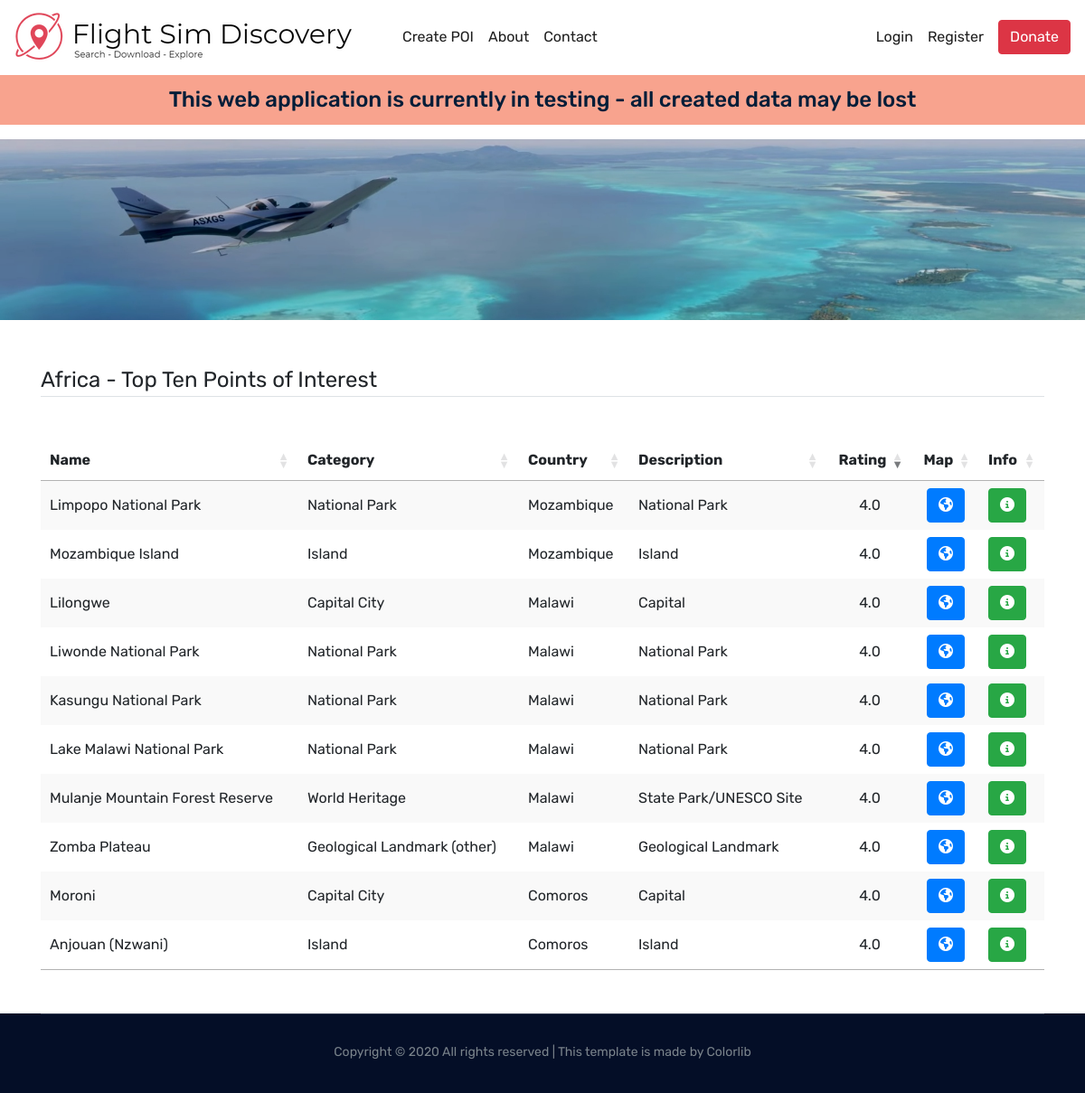
Screenshot of /topten_pois/Africa with the database file from the repository.
### flightsimdiscovery/models.py (models this page shows, shortened)
class Pois(db.Model):
    id = db.Column(db.Integer, primary_key=True)
    user_id = db.Column(db.Integer, db.ForeignKey('user.id'), nullable=False)
    name = db.Column(db.String(50), unique=True, nullable=False)
    latitude = db.Column(db.FLOAT, unique=False, nullable=False)
    longitude = db.Column(db.FLOAT, unique=False, nullable=False)
    region = db.Column(db.String(20), unique=False, nullable=False)
    country = db.Column(db.String(60), unique=False, nullable=False)
    category = db.Column(db.String(20), unique=False, nullable=False)
    description = db.Column(db.Text, nullable=True)
    nearest_icao_code = db.Column(db.String(4), nullable=True)
    date_posted = db.Column(db.DateTime, nullable=False, default=datetime.utcnow)
    share = db.Column(db.Boolean(), nullable=False, default=True)
    flag = db.Column(db.Boolean(), nullable=False, default=False)

### flightsimdiscovery/pois/routes.py (the view)
@pois.route("/topten_pois/<continent>")
def topten_pois(continent):
    region_pois = []
    poi_ratings = []
    topten_pois = []
    data_table = []
    for region in continents_by_region[continent]:
        pois = Pois.query.filter_by(region=region).all()
        region_pois.extend(pois)
    for poi in region_pois:
        rating = str(get_rating(poi.id))
        rating_dict = {'poi_id': poi.id, 'rating': rating}
        poi_ratings.append(rating_dict)
    sorted_poi_ratings = sorted(poi_ratings, key=lambda k: k['rating'])
    for poi_dict in sorted_poi_ratings[-10:]:
        poi = Pois.query.get(poi_dict['poi_id'])
        data_dic = {}
        data_dic['id'] = poi.id
        data_dic['location'] = str(poi.latitude) + ', ' + str(poi.longitude)
        data_dic['name'] = poi.name
        data_dic['category'] = poi.category
        data_dic['country'] = poi.country
        data_dic['description'] = poi.description
        data_dic['rating'] = poi_dict['rating']
        data_table.append(data_dic)
    return render_template('topten_pois.html', pois=data_table, continent=continent)

### flightsimdiscovery/pois/utils.py (called while the page is built)
def get_rating(poi_id):
    rating = 4  # default if error occurs during division
    sum_rating = 0
    ratings = Ratings.query.filter_by(poi_id=poi_id).all()
    number_of_ratings = 0
    for row in ratings:
        sum_rating += int(row.rating_score)
        number_of_ratings += 1
    try:
        rating = '{0:3.1f}'.format(sum_rating / number_of_ratings)
    except:
        print('ERROR occured getting rating.  Problably dividing by zero because no rating for the poi exists.  POI is :  ' + str(poi_id))
    return rating

### flightsimdiscovery/templates/topten_pois.html (shortened to what this page needs)
{% extends "base.html" %}
{% block content %}
<div class="bradcam_area topten_bg">
</div>
<div class="container">
    <div class="topten_pois_section my-5">
        <div class="db_table_area">
            <legend id=topten_title class="border-bottom mb-5">Top Ten Points of Interest</legend>
            <table id="topten_pois_datatable" class="stripe">
                <thead class="">
                <tr>
                    <th scope="col">Name</th>
                    <th scope="col">Category</th>
                    <th scope="col">Country</th>
                    <th scope="col">Description</th>
                    <th scope="col">Rating</th>
                    <th scope="col">Map</th>
                    <th scope="col">Info</th>
                </tr>
                </thead>
                <tbody>
                {% for poi in pois %}
                <tr>
                    <td>{{poi.name}}</td>
                    <td>{{poi.category}}</td>
                    <td>{{poi.country}}</td>
                    <td>{{poi.description}}</td>
                    <td>{{poi.rating}}</td>
                    <td><a href="/{{poi.location}}" class="btn btn-primary" onclick="this.form.submit()" role="button"
                           aria-disabled="true"><i class="fas fa-globe-americas"></i></a></td>
                    <td><a href="https://www.google.com/search?q={{poi.name}}, {{poi.category}}, {{poi.country}}"
                           target="_blank" class="btn btn-success" role="button" aria-disabled="true"><i
                            class="fas fa-info-circle"></i></a></td>
                </tr>
                {% endfor %}
                </tbody>
            </table>
        </div>
    </div>
</div>
{% endblock content %}

### rows the page displays
Pois: name "Limpopo National Park", category "National Park", country "Mozambique", description "National Park", rating "4.0"
Pois: name "Mozambique Island", category "Island", country "Mozambique", description "Island", rating "4.0"
Pois: name "Lilongwe", category "Capital City", country "Malawi", description "Capital", rating "4.0"
Pois: name "Liwonde National Park", category "National Park", country "Malawi", description "National Park", rating "4.0"
Pois: name "Kasungu National Park", category "National Park", country "Malawi", description "National Park", rating "4.0"
Pois: name "Lake Malawi National Park", category "National Park", country "Malawi", description "National Park", rating "4.0"
Pois: name "Mulanje Mountain Forest Reserve", category "World Heritage", country "Malawi", description "State Park/UNESCO Site", rating "4.0"
Pois: name "Zomba Plateau", category "Geological Landmark (other)", country "Malawi", description "Geological Landmark", rating "4.0"
Pois: name "Moroni", category "Capital City", country "Comoros", description "Capital", rating "4.0"
Pois: name "Anjouan (Nzwani)", category "Island", country "Comoros", description "Island", rating "4.0"
